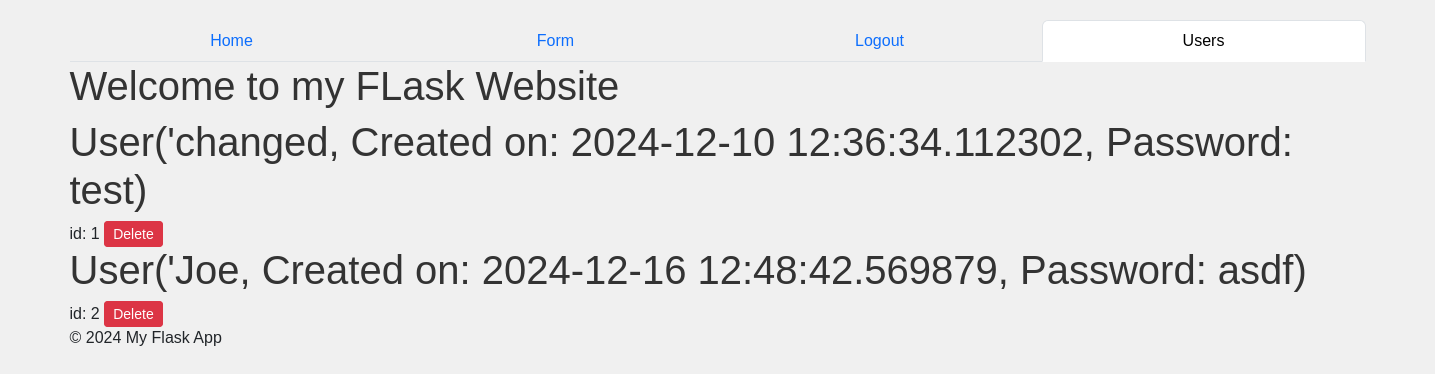
Page /users (signed in) on the earlier database version.
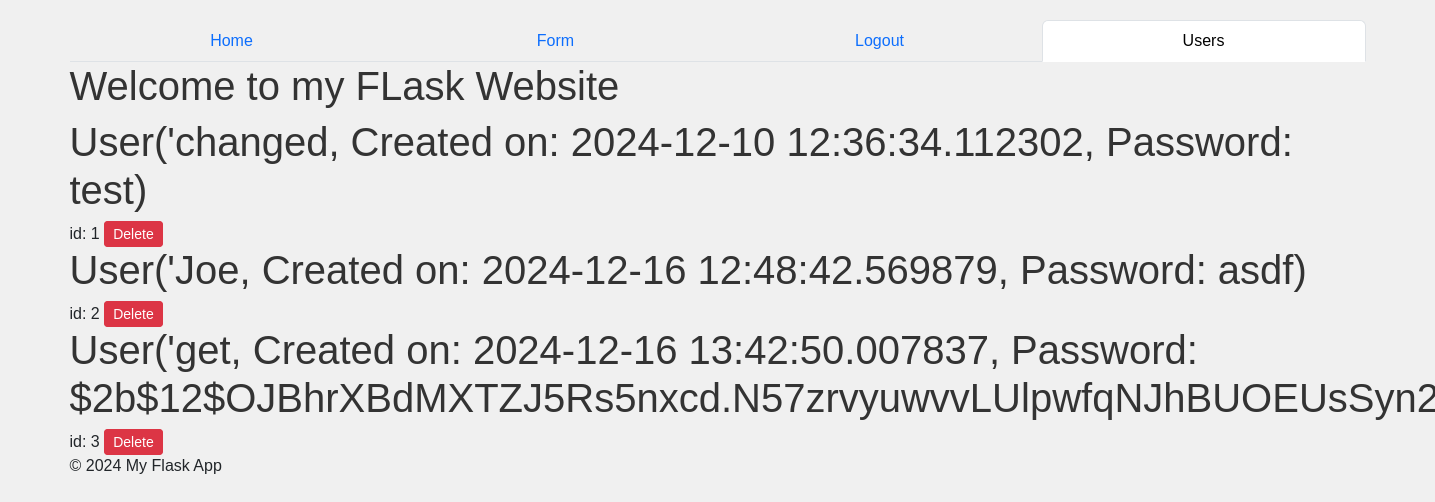
Same page on the later database version.
### ICT/models.py (models this page shows)
class User(db.Model, UserMixin):
    id = db.Column(db.Integer, primary_key=True)
    username = db.Column(db.String(20), unique=True, nullable=False)
    password = db.Column(db.String(20), nullable=False)
    date_created = db.Column(db.DateTime, nullable=False, default=datetime.now())
    def __repr__(self):
        return f"User('{self.username}, Created on: {self.date_created}, Password: {self.password})"

### ICT/routes.py (the view)
@app.route('/users')
@login_required
def users():
    users = User.query.all()
    return render_template('users.html', users = users, title="users")

### ICT/models.py (called while the page is built)
@login_manager.user_loader
def load_user(user_id):
    return User.query.get(int(user_id))

### ICT/templates/users.html (shortened to what this page needs)
{% extends "base.html" %}
{% set active_page='users' %}
{% block content %}
<h1>Welcome to my FLask Website</h1>
{% for user in users %}
    <h1>{{ user }}</h1>
    <p>id: {{ user.id }}</p>
    <a class="btn btn-danger btn-sm" href="{{ url_for('delete_user', user_id=user.id) }}">Delete</a>
 {% endfor %}
{% endblock %}

### ICT/templates/base.html (shortened to what this page needs)
<!DOCTYPE html>
<html lang="en">
<head>
    {% block head %}
    <link href="https://cdn.jsdelivr.net/npm/bootstrap@5.3.3/dist/css/bootstrap.min.css" rel="stylesheet">
    <link rel="stylesheet" href="{{ url_for('static', filename='style.css')}}">
    {% endblock %}
</head>
<body>
    <div class="container">
        <ul class="nav nav-tabs nav-justified">
            <li class="nav-item">
            <a class="nav-link {{ 'active' if active_page=='home' else '' }}" href="{{ url_for('index') }}">Home</a>
            </li>
            <li class="nav-item">
            <a class="nav-link {{ 'active' if active_page=='form' else '' }}" href="{{ url_for('form') }}">Form</a>
            </li>
            {% if current_user.is_authenticated %}
            <li class="nav-item">
                <a class="nav-link {{ 'active' if active_page=='logout' else '' }}" href="{{ url_for('logout') }}">Logout</a>
            </li>
            <li class="nav-item">
                <a class="nav-link {{ 'active' if active_page=='users' else '' }}" href="{{ url_for('users') }}">Users</a>
            </li>
            {% else %}
            <li class="nav-item">
                <a class="nav-link {{ 'active' if active_page=='login' else '' }}" href="{{ url_for('login') }}">Login</a>
            </li>
            {% endif %}
        </ul>
        <div id="content">
            {% block content %} {% endblock %}
        </div>
        <div id="footer">
            {% block footer %}
            &copy; 2024 My Flask App
            {% endblock %}
        </div>
</div>
</body>
</html>

### ICT/static/style.css (style rules this page uses)
body { font-family: Arial, Helvetica, sans-serif; margin: 0; padding: 20px; background-color: #f0f0f0; }
h1 { color: #333; }
.btn { display: inline; }
p { display: inline; }

Differences in the rows shown:
added User: username+date_created+password "User('get, Created on: 2024-12-16 13:42:50.007837, Password:…", id "3"
